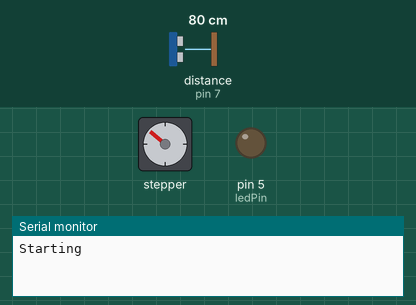
A sketch run on a simulated Arduino Uno, built with avr-gcc and run on an emulated ATmega328P. On the bench: stepper motor, output pins drawn as LEDs (lit = HIGH), the last lines printed to the serial monitor. Wiring (inferred from the names in the program): ultrasonic range finder: trigger pin 6; echo pin 7. The test bench sets the inputs (shaded band); at power-on: distance to the obstacle (sensor on pin 7) 80 cm. The echo pulse lasts 58.3 µs per cm; stepper angles assume 2048 steps per turn; pins used as bus, display or sensor lines are not drawn.

Above: at 1.26 s.
1.3 s: distance to the obstacle (sensor on pin 7) set to 28 cm
4.3 s: distance to the obstacle (sensor on pin 7) set to 24 cm
At 5.0 s:
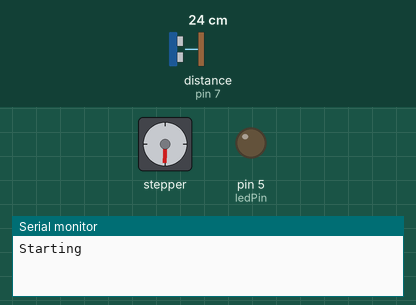
5.8 s: distance to the obstacle (sensor on pin 7) set to 250 cm
At 6.19 s:
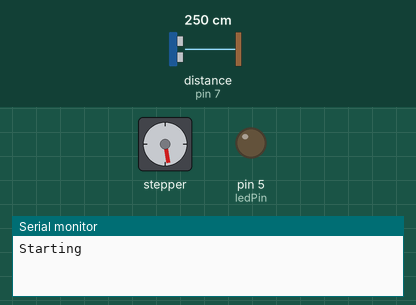
8.8 s: distance to the obstacle (sensor on pin 7) set to 12 cm
At 10.0 s:
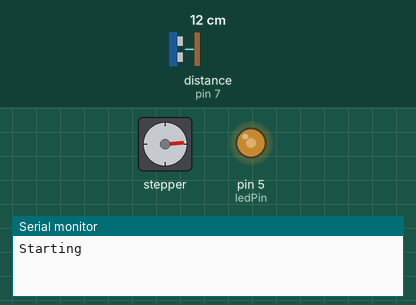
10.3 s: distance to the obstacle (sensor on pin 7) set to 9 cm
At 10.6 s:
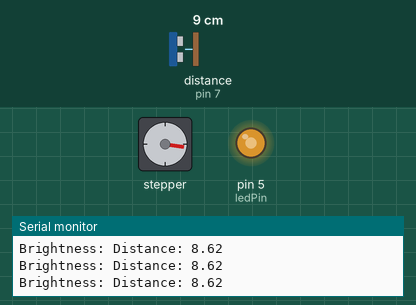
13.3 s: distance to the obstacle (sensor on pin 7) set to 4 cm
At 13.49 s:
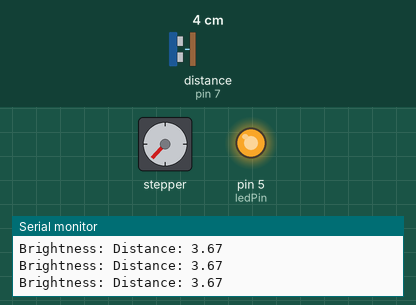
Timing chart, 0 to 19.2 s (numbered marks = the images above; inputs shaded):
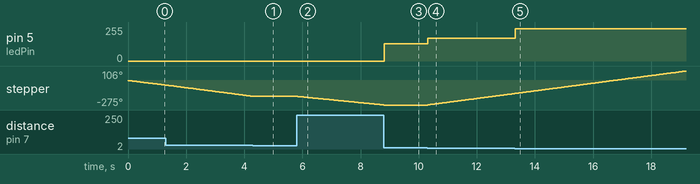

Measured:
- the behaviour switches between 26 and 25 cm on distance to the obstacle (sensor on pin 7) (found by bisection; images 0 and 1)
- the behaviour switches between 11 and 10 cm on distance to the obstacle (sensor on pin 7) (found by bisection; images 3 and 4)
- after the input at 4.3 s, stepper: stops changing and stays -178°
- after the input at 5.8 s, stepper: keeps turning counter-clockwise at about 33°/s, starting at once
- after the input at 8.8 s, pin 5 (ledPin): 0/255 → 128/255 at once; stepper: stops changing and stays -275°
- after the input at 10.3 s, pin 5 (ledPin): 128/255 → 170/255 at once; stepper: keeps turning clockwise at about 43°/s, starting at once
- after the input at 13.3 s, pin 5 (ledPin): 170/255 → 241/255 at once

The sketch:

stepper_sensor_led_FINAL.ino
```cpp
#include <Stepper.h>

const int stepsPerRevolution = 2048;  // Number of steps for a full 360-degree rotation
const int ledPin = 5;                // Digital pin connected to the LED
const int trigPin = 6;             // Trig pin connected to the distance sensor
const int echoPin = 7;             // Trig pin connected to the distance sensor

Stepper myStepper(stepsPerRevolution, 8, 10, 9, 11);  // Initialize the stepper library for pins 8 through 11

void setup() {

  myStepper.setSpeed(10);   // Rotation speed of 100 rpm
  pinMode(ledPin, OUTPUT);  // LED is an output
  pinMode(trigPin, OUTPUT);  // Distance sensor is an output
  pinMode(echoPin, INPUT);  // Distance sensor is an input
  Serial.begin(115200);     // Initialize the serial port to see values on screen
  Serial.println("Starting");

}

void loop() {
  long duration;
  float cm;

  // Sense and fade
  digitalWrite(trigPin, LOW);
  delayMicroseconds(2);
  digitalWrite(trigPin, HIGH);
  delayMicroseconds(10);
  digitalWrite(trigPin, LOW);

  duration = pulseIn(echoPin, HIGH);
  cm = (duration * 0.034) / 2;

  // LED brightness control
  int brightness = map(cm, 2, 20, 255, 0);
  brightness = constrain(brightness, 0, 255);
  analogWrite(ledPin, brightness);

  // If your finger is close, move the motor just a tiny bit
  if (cm <= 10 && cm > 2) {
    myStepper.step(10);
    Serial.print("Distance: "); Serial.println(cm);
    Serial.print("Brightness: ");
  }
  else if (cm > 25) {
    // If nothing is there, slowly move back to open
    myStepper.step(-10);
  }

  // Small delay so the sensor stays responsive
  delay(10);
}
```
